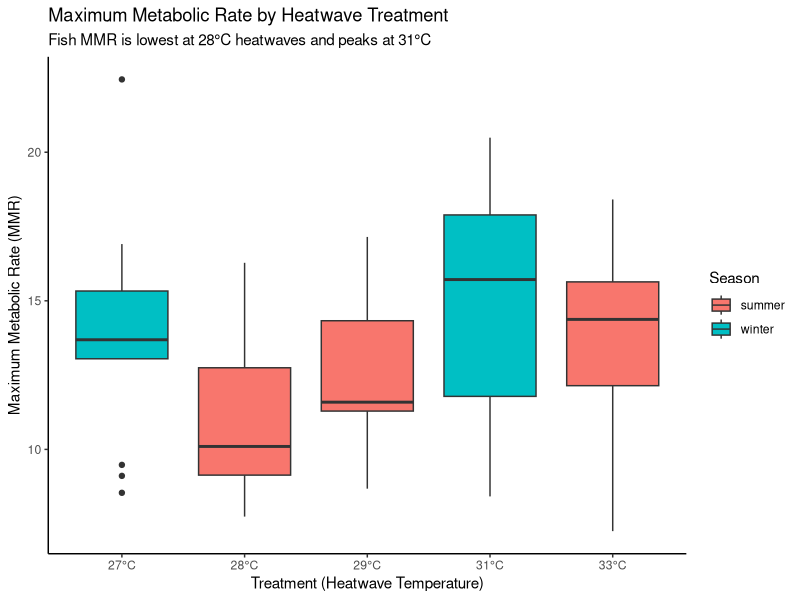
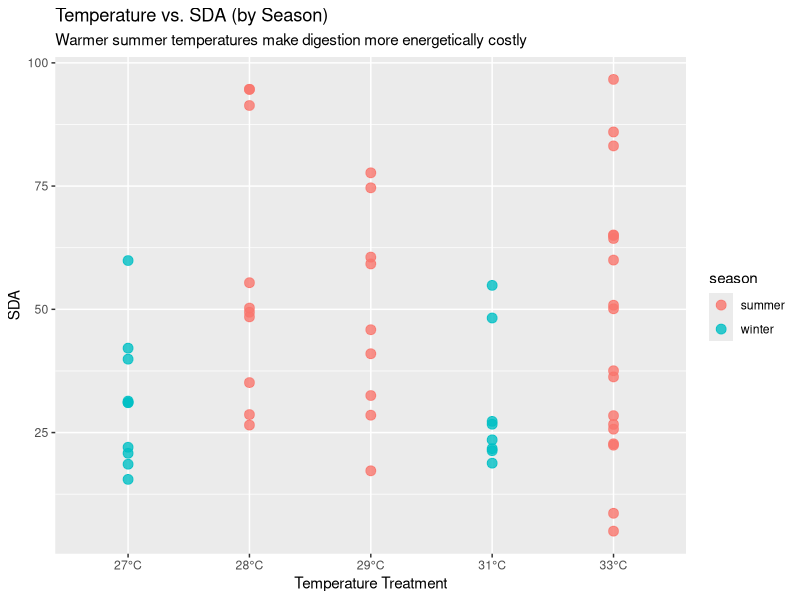
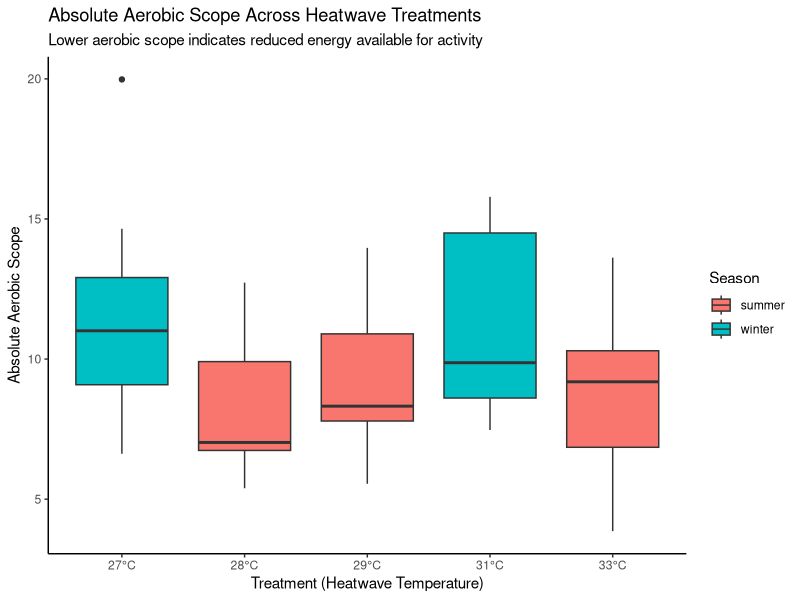
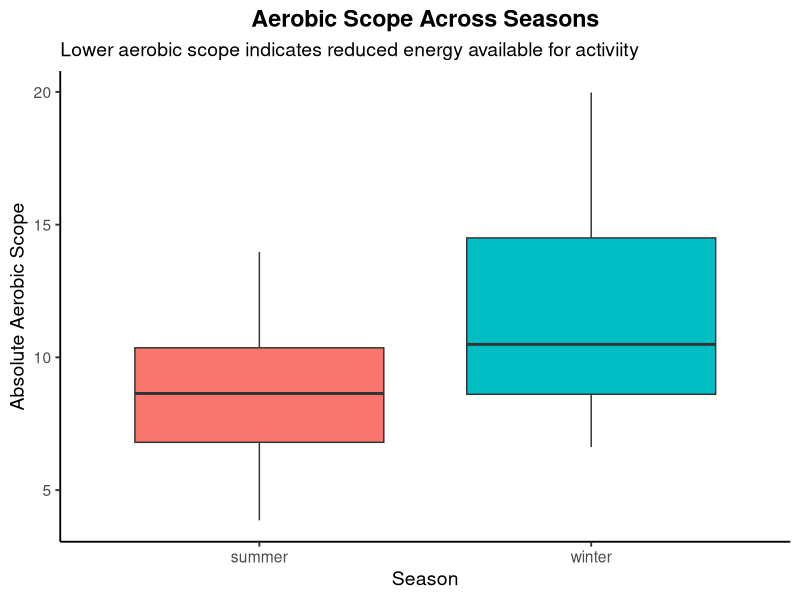
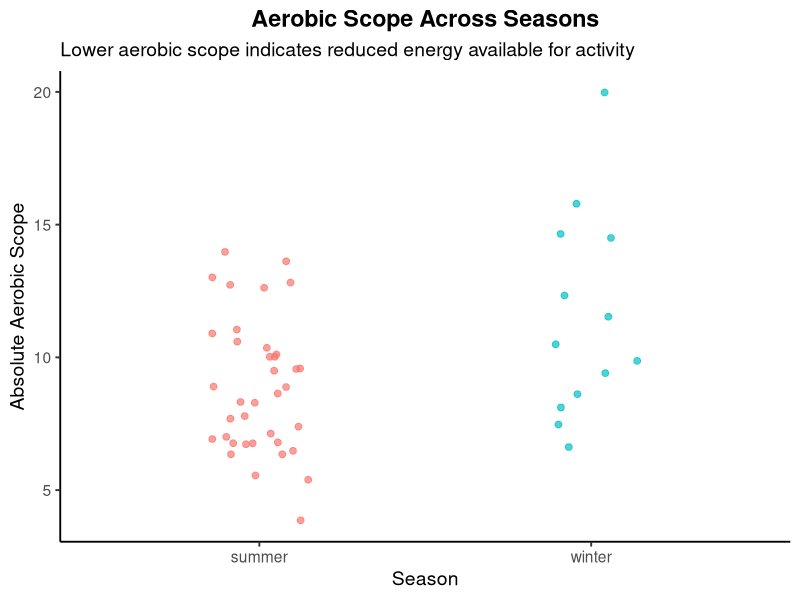
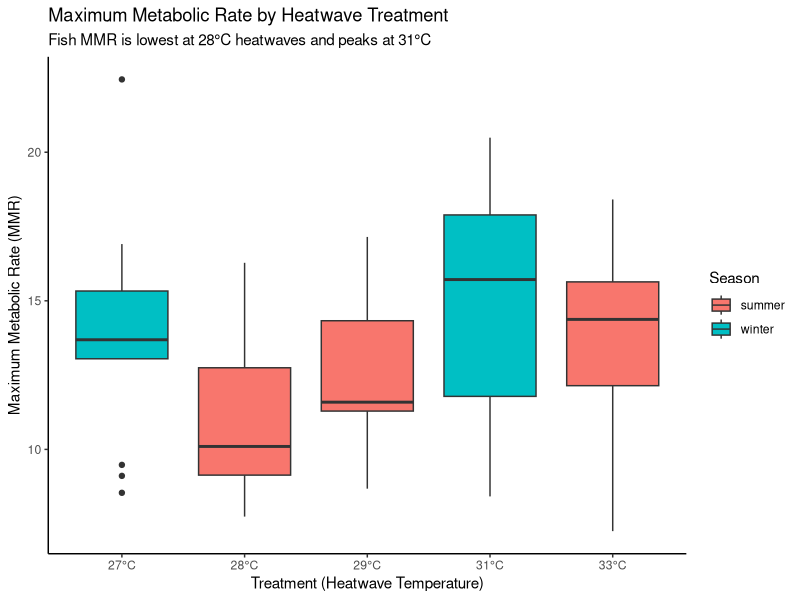
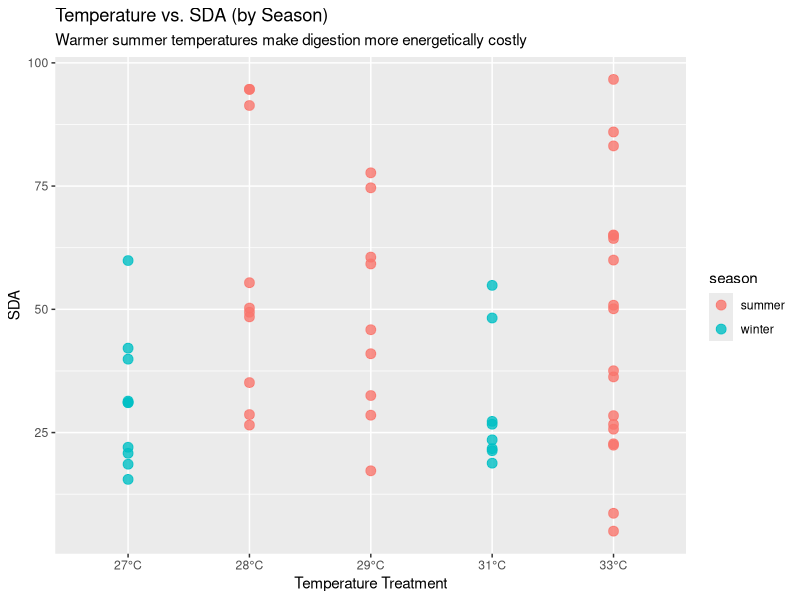
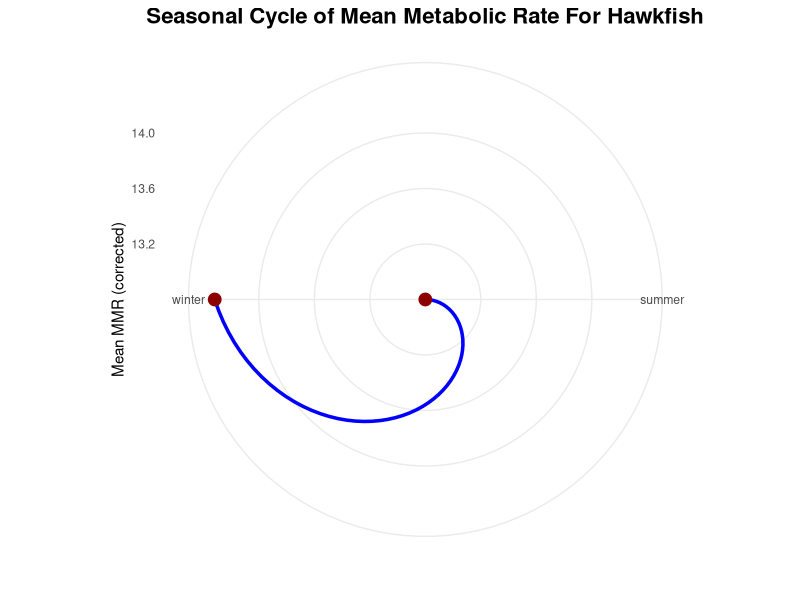

Source code (R) for these figures, in order: (Note: this script raises an error after producing the figures.)
## ---- chunk 1
library(tidyverse)
library(broom)
library(viridisLite)
library(ggplot2)
## ---- chunk 2
heatwaves_coral_fish <- read_csv("../data/VanWert_etal_2023_hawkfish.csv")
glimpse(heatwaves_coral_fish)
## ---- chunk 3
heatwaves_coral_fish_clean <- heatwaves_coral_fish |>
  rename(wet_mass = bw_g,
         total_length = tl_cm,
         standard_length = sl_cm,
         max_metabolic_rate = mmr_corrected,
         standard_metabolic_rate = smr_low10_all,
         absolute_aerobic_scope = aas_corrected,
         factorial_aerobic_scope = fas,
         SDA_coeff = sda_coeff,
         temp_of_arrhythmia = tarr,
         peak_max_heart_rate = fhmax_peak,
         temp_at_max_heart_rate = tpeak)
## ---- chunk 4

heatwave_vs_mmr <- heatwaves_coral_fish_clean |>
  filter(treatment_new != "wild") |>
  ggplot(aes(x = treatment_new, y = max_metabolic_rate, fill = season)) +
  geom_boxplot(position = position_dodge(width = 0.8)) +
  scale_x_discrete(labels = function(x) paste0(x, "°C")) +
  labs(
    title = "Maximum Metabolic Rate by Heatwave Treatment",
    subtitle = "Fish MMR is lowest at 28°C heatwaves and peaks at 31°C",
    x = "Treatment (Heatwave Temperature)",
    y = "Maximum Metabolic Rate (MMR)",
    fill = "Season"
  ) +
  theme_classic()

# Save the plot
ggsave("fig_mmr_vs_heatwave_boxplot.png", heatwave_vs_mmr, width = 7, height = 5)

heatwave_vs_mmr
## ---- chunk 5

temp_energy_season <- heatwaves_coral_fish_clean |>
  filter(treatment_new != "wild") |>
  ggplot(aes(x = treatment_new, y = SDA_integrated, color = season)) +
  geom_point(alpha = 0.8, size = 3) +
  scale_x_discrete(labels = function(x) ifelse(x == "wild", "wild", paste0(x, "°C"))) +
  labs(
    title = "Temperature vs. SDA (by Season)",
    subtitle = "Warmer summer temperatures make digestion more energetically costly",
    x = "Temperature Treatment",
    y = "SDA"
  )

# Save the plot
ggsave("fig_temp_energy_season_scatterplot.png", temp_energy_season, width = 7, height = 5)

temp_energy_season
## ---- chunk 6

season_means <- heatwaves_coral_fish_clean |>
  group_by(season) |>
  summarise(mean_mmr = mean(max_metabolic_rate, na.rm = TRUE))


seasonal_cycle <- ggplot(season_means, aes(x = season, y = mean_mmr, group = 1)) +
  geom_line(size = 1.2, color = "blue") +
  geom_point(size = 4, color = "darkred") +
  coord_polar() +
  theme_minimal() +
  labs(
    title = "Seasonal Cycle of Mean Metabolic Rate For Hawkfish",
    x = "",
    y = "Mean MMR (corrected)"
  ) +
  theme(
    plot.title = element_text(size = 16, face = "bold", hjust = 0.5)
   
  )

#save plot
ggsave("fig_polar_plot_metabolic_rate_per_season.png", seasonal_cycle, width = 7, height = 5)


## ---- chunk 7

aerobic_scope_treatment <- heatwaves_coral_fish_clean |>
  filter(treatment_new != "wild") |>
  mutate(treatment_new = factor(treatment_new,
                                levels = c("27", "28", "29", "31", "33"))) |>
  ggplot(aes(x = treatment_new,
             y = absolute_aerobic_scope,
             fill = season)) +
  geom_boxplot(position = position_dodge(width = 0.8)) +
  scale_x_discrete(labels = function(x) paste0(x, "°C")) +
  labs(
    title = "Absolute Aerobic Scope Across Heatwave Treatments",
    subtitle = "Lower aerobic scope indicates reduced energy available for activity",
    x = "Treatment (Heatwave Temperature)",
    y = "Absolute Aerobic Scope",
    fill = "Season"
  ) +
  theme_classic()

aerobic_scope_treatment
# Save the plot
ggsave("fig_aerobic_vs_heatwave_boxplot.png", aerobic_scope_treatment, width = 7, height = 5)

## ---- chunk 8
heatwaves_coral_fish_clean |>
  ggplot(aes(x = season, y = absolute_aerobic_scope, fill = season)) +
  geom_boxplot() +
  labs(
    title = "Aerobic Scope Across Seasons",
    subtitle = "Lower aerobic scope indicates reduced energy available for activiity",
    x = "Season",
    y = "Absolute Aerobic Scope"
  ) +
  theme_classic(base_size = 14) +
  theme(
    legend.position = "none",
    plot.title = element_text(face = "bold", hjust = 0.5)
  )

heatwaves_coral_fish_clean |>
  ggplot(aes(x = season, y = absolute_aerobic_scope, color = season)) +
  geom_jitter(width = 0.15, size = 2, alpha = 0.7) +
  labs(
    title = "Aerobic Scope Across Seasons",
    subtitle = "Lower aerobic scope indicates reduced energy available for activity",
    x = "Season",
    y = "Absolute Aerobic Scope"
  ) +
  theme_classic(base_size = 14) +
  theme(
    legend.position = "none",
    plot.title = element_text(face = "bold", hjust = 0.5)
  )
## ---- chunk 9
ggplot(VanWert_etal_2023_hawkfish, mapping = aes(x = mmr_corrected, y = aas_corrected, color = season)) + 
  geom_point(size = 3, alpha = 0.8) +
  labs(
    title = "Relationship between Metabolic Rate and Aeroic Scope",
    x = "Maximum Metabolic Rate",
    y = "Absolute Aerobic Scope",
    color = "Season"
  )
## ---- chunk 10
